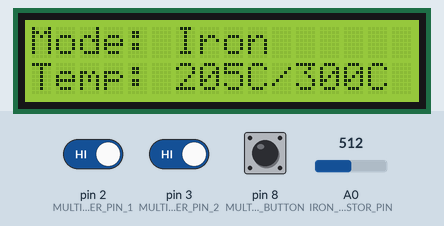
Simulated run of this sketch. Board: Arduino Uno, built with avr-gcc and run on an emulated ATmega328P. Parts: 16×2 character LCD. Inputs (shaded band) come from the test bench; at power-on: pin 8 (MULTI_FUNC_ENCODER_BUTTON) HIGH, pin 2 (MULTI_FUNC_ENCODER_PIN_1) HIGH, pin 3 (MULTI_FUNC_ENCODER_PIN_2) HIGH, A0 (IRON_THERMISTOR_PIN) = 512.

Above: at 1.2 s.
1.3 s: pin 8 (MULTI_FUNC_ENCODER_BUTTON) driven LOW
At 1.68 s:
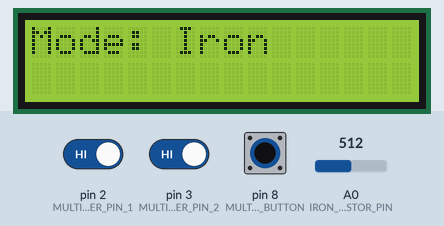
3.5 s: pin 2 (MULTI_FUNC_ENCODER_PIN_1) driven LOW
At 3.72 s:
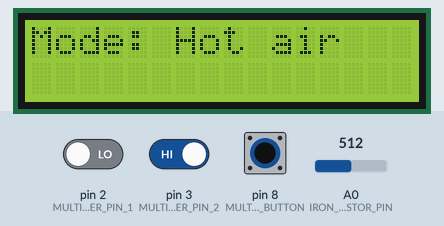
6.5 s: pin 8 (MULTI_FUNC_ENCODER_BUTTON) pulsed HIGH 5 times (0.12 s each, 0.3 s apart)
9.5 s: pin 8 (MULTI_FUNC_ENCODER_BUTTON) driven HIGH
At 10.0 s:
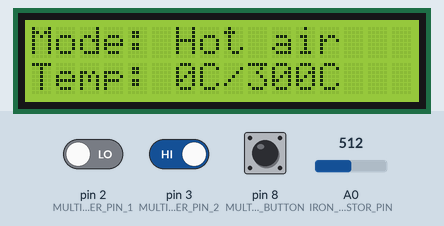
Timing chart, 0 to 12.1 s (numbered marks = the images above; inputs shaded):
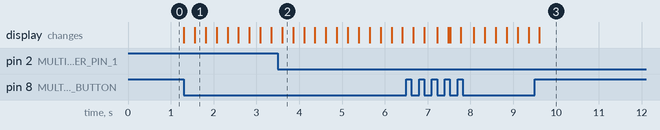

Measured:
- after the input at 1.3 s, the display: first changes at once (image 1 shows a later state)
- after the input at 3.5 s, the display: changes after 0.10 s (image 2)
- after the input at 9.5 s, the display: changes after 0.11 s (image 3)

The sketch:

soldering_station.ino
```cpp
#include "controller.h"
#include <LiquidCrystal.h>

#define MULTI_FUNC_ENCODER_PIN_1 2
#define MULTI_FUNC_ENCODER_PIN_2 3
#define MULTI_FUNC_ENCODER_BUTTON 8

LiquidCrystal lcd(12, 11, 7, 6, 5, 4);
enum mode_t {MODE_SELECT, IRON_TEMPERATURE, HOT_AIR_TEMPERATURE};
mode_t current_mode(IRON_TEMPERATURE), selected_mode(IRON_TEMPERATURE);

void multi_func_encoder();
void lcd_update();
void print_mode(mode_t mode);

void setup()
{
    controller_setup();
    lcd.begin(16, 2);
    print_mode(current_mode);
    pinMode(MULTI_FUNC_ENCODER_PIN_1, INPUT_PULLUP);
    attachInterrupt(digitalPinToInterrupt(MULTI_FUNC_ENCODER_PIN_1), multi_func_encoder, FALLING);
    pinMode(MULTI_FUNC_ENCODER_PIN_2, INPUT_PULLUP);
    pinMode(MULTI_FUNC_ENCODER_BUTTON, INPUT_PULLUP);
}

void loop()
{
    controller_loop();
    if (digitalRead(MULTI_FUNC_ENCODER_BUTTON) == LOW)
    {
        if (current_mode == MODE_SELECT)
            current_mode = selected_mode;
        else
        {
            selected_mode = current_mode;
            current_mode = MODE_SELECT;
        }
        lcd.clear();
        print_mode(current_mode);
        delay(250);
    }

    lcd_update();
}

void lcd_update()
{
    if (current_mode == MODE_SELECT)
    {
        if ((millis() % 1500) < 1000)
            print_mode(selected_mode);
        else
            lcd.clear();
    }
    else
    {
        lcd.setCursor(0, 1);
        if (current_mode == IRON_TEMPERATURE)
            lcd.print("Temp: " + String(controller.current_iron_temperature) + "C/" + String(controller.target_iron_temperature) + "C");
        else if (current_mode == HOT_AIR_TEMPERATURE)
            lcd.print("Temp: " + String(controller.current_hot_air_temperature) + "C/" + String(controller.target_hot_air_temperature) + "C");
    }
}

void print_mode(mode_t mode)
{
    lcd.setCursor(0, 0);
    if (mode == IRON_TEMPERATURE)
        lcd.print("Mode: Iron");
    else if (mode == HOT_AIR_TEMPERATURE)
        lcd.print("Mode: Hot air");
}

volatile bool interrupt_in_progress = false;

void multi_func_encoder()
{
    if (interrupt_in_progress)
        return;
    interrupt_in_progress = true;
    bool rot_direction = digitalRead(MULTI_FUNC_ENCODER_PIN_2) == HIGH;
    delay(100);
    switch (current_mode)
    {
        case MODE_SELECT:
            if (selected_mode == IRON_TEMPERATURE)
                selected_mode = HOT_AIR_TEMPERATURE;
            else if (selected_mode == HOT_AIR_TEMPERATURE)
                selected_mode = IRON_TEMPERATURE;
            lcd.clear();
            break;
        case IRON_TEMPERATURE:
            if (rot_direction)
            {
                if (++controller.target_iron_temperature > MAX_IRON_TEMPERATURE)
                    controller.target_iron_temperature = MAX_IRON_TEMPERATURE;
            }
            else
            {
                if (--controller.target_iron_temperature < MIN_IRON_TEMPERATURE)
                    controller.target_iron_temperature = MIN_IRON_TEMPERATURE;
            }
            break;
        case HOT_AIR_TEMPERATURE:
            if (rot_direction)
            {
                if (++controller.target_hot_air_temperature > MAX_HOT_AIR_TEMPERATURE)
                    controller.target_hot_air_temperature = MAX_HOT_AIR_TEMPERATURE;
            }
            else
            {
                if (--controller.target_hot_air_temperature < MIN_HOT_AIR_TEMPERATURE)
                    controller.target_hot_air_temperature = MIN_HOT_AIR_TEMPERATURE;
            }
            break;
    }
    interrupt_in_progress = false;
}
```

controller.h
```cpp
#ifndef CONTROLLER_H_
#define CONTROLLER_H_

#define MAX_IRON_TEMPERATURE 400
#define MIN_IRON_TEMPERATURE 100
#define MAX_HOT_AIR_TEMPERATURE 400
#define MIN_HOT_AIR_TEMPERATURE 100

#define IRON_HEATER_PIN 0
#define IRON_THERMISTOR_PIN A0
#define IRON_REFERENCE_RESISTANCE 98.3
#define IRON_THERMISTOR_MIN_RESISTANCE 50.0  // at room temperature - 20C
#define IRON_THERMISTOR_MAX_RESISTANCE 200.0  // when iron is hot - 400C

struct controller_t
{
    uint16_t current_iron_temperature = 0;
    uint16_t target_iron_temperature = 300;
    float iron_thermistor_offset;
    float iron_thermistor_factor;

    uint16_t current_hot_air_temperature = 0;
    uint16_t target_hot_air_temperature = 300;

} controller;

void controller_setup()
{
    float min_reading = IRON_THERMISTOR_MIN_RESISTANCE / (IRON_REFERENCE_RESISTANCE + IRON_THERMISTOR_MIN_RESISTANCE) * 1024;
    float max_reading = IRON_THERMISTOR_MAX_RESISTANCE / (IRON_REFERENCE_RESISTANCE + IRON_THERMISTOR_MAX_RESISTANCE) * 1024;
    float iron_range = max_reading - min_reading;
    controller.iron_thermistor_factor = (400 - 20) / iron_range;  // temperature range from 20C to 400C
    controller.iron_thermistor_offset = min_reading * controller.iron_thermistor_factor - 20;  // subtract room temperature
    Serial.begin(9600);
}

void controller_loop()
{
    int raw_iron = analogRead(IRON_THERMISTOR_PIN);
    controller.current_iron_temperature = raw_iron * controller.iron_thermistor_factor - controller.iron_thermistor_offset;
    if (controller.current_iron_temperature < controller.target_iron_temperature)
        digitalWrite(IRON_HEATER_PIN, HIGH);
    else
        digitalWrite(IRON_HEATER_PIN, LOW);
}

#endif /* CONTROLLER_H_ */
```
